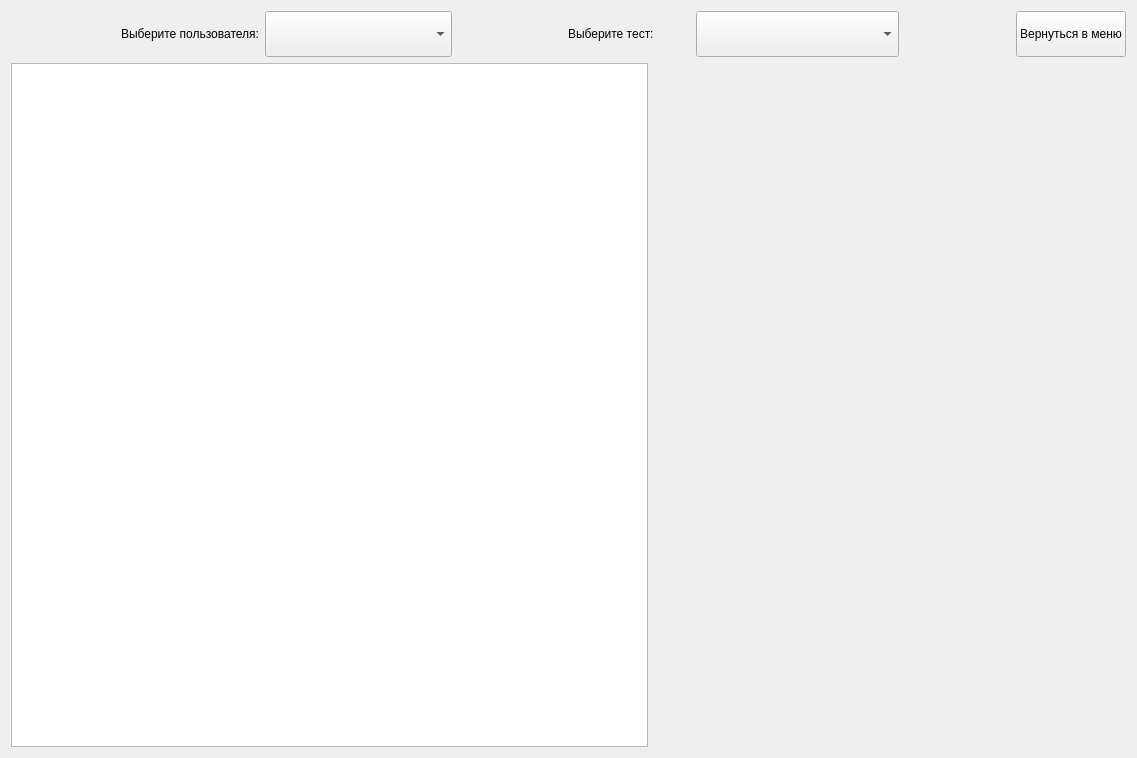
<?xml version="1.0" encoding="UTF-8"?>
<ui version="4.0">
 <class>StatisticsWindow</class>
 <widget class="QWidget" name="StatisticsWindow">
  <property name="geometry">
   <rect>
    <x>0</x>
    <y>0</y>
    <width>1137</width>
    <height>758</height>
   </rect>
  </property>
  <property name="windowTitle">
   <string>Form</string>
  </property>
  <layout class="QGridLayout" name="gridLayout" rowstretch="1,15">
   <item row="0" column="0">
    <layout class="QHBoxLayout" name="horizontalLayout_3" stretch="1,3,1,3,1,1">
     <item>
      <spacer name="horizontalSpacer_2">
       <property name="orientation">
        <enum>Qt::Horizontal</enum>
       </property>
       <property name="sizeHint" stdset="0">
        <size>
         <width>40</width>
         <height>20</height>
        </size>
       </property>
      </spacer>
     </item>
     <item>
      <layout class="QHBoxLayout" name="horizontalLayout" stretch="1,5">
       <item>
        <widget class="QLabel" name="label">
         <property name="sizePolicy">
          <sizepolicy hsizetype="Expanding" vsizetype="Preferred">
           <horstretch>0</horstretch>
           <verstretch>0</verstretch>
          </sizepolicy>
         </property>
         <property name="text">
          <string>Выберите пользователя:</string>
         </property>
        </widget>
       </item>
       <item>
        <widget class="QComboBox" name="userComboBox">
         <property name="sizePolicy">
          <sizepolicy hsizetype="Preferred" vsizetype="Expanding">
           <horstretch>0</horstretch>
           <verstretch>0</verstretch>
          </sizepolicy>
         </property>
        </widget>
       </item>
      </layout>
     </item>
     <item>
      <spacer name="horizontalSpacer">
       <property name="orientation">
        <enum>Qt::Horizontal</enum>
       </property>
       <property name="sizeHint" stdset="0">
        <size>
         <width>40</width>
         <height>20</height>
        </size>
       </property>
      </spacer>
     </item>
     <item>
      <layout class="QHBoxLayout" name="horizontalLayout_2" stretch="3,5">
       <item>
        <widget class="QLabel" name="label_2">
         <property name="text">
          <string>Выберите тест:</string>
         </property>
        </widget>
       </item>
       <item>
        <widget class="QComboBox" name="testComboBox">
         <property name="sizePolicy">
          <sizepolicy hsizetype="Preferred" vsizetype="Preferred">
           <horstretch>0</horstretch>
           <verstretch>0</verstretch>
          </sizepolicy>
         </property>
        </widget>
       </item>
      </layout>
     </item>
     <item>
      <spacer name="horizontalSpacer_3">
       <property name="orientation">
        <enum>Qt::Horizontal</enum>
       </property>
       <property name="sizeHint" stdset="0">
        <size>
         <width>40</width>
         <height>20</height>
        </size>
       </property>
      </spacer>
     </item>
     <item>
      <widget class="QPushButton" name="toMenuButton">
       <property name="sizePolicy">
        <sizepolicy hsizetype="Minimum" vsizetype="Minimum">
         <horstretch>0</horstretch>
         <verstretch>0</verstretch>
        </sizepolicy>
       </property>
       <property name="text">
        <string>Вернуться в меню</string>
       </property>
      </widget>
     </item>
    </layout>
   </item>
   <item row="1" column="0">
    <layout class="QHBoxLayout" name="horizontalLayout_4" stretch="4,3">
     <item>
      <widget class="QTableWidget" name="tableWidget">
       <property name="font">
        <font>
         <pointsize>7</pointsize>
        </font>
       </property>
      </widget>
     </item>
     <item>
      <layout class="QVBoxLayout" name="verticalLayout"/>
     </item>
    </layout>
   </item>
  </layout>
 </widget>
 <resources/>
 <connections/>
</ui>
